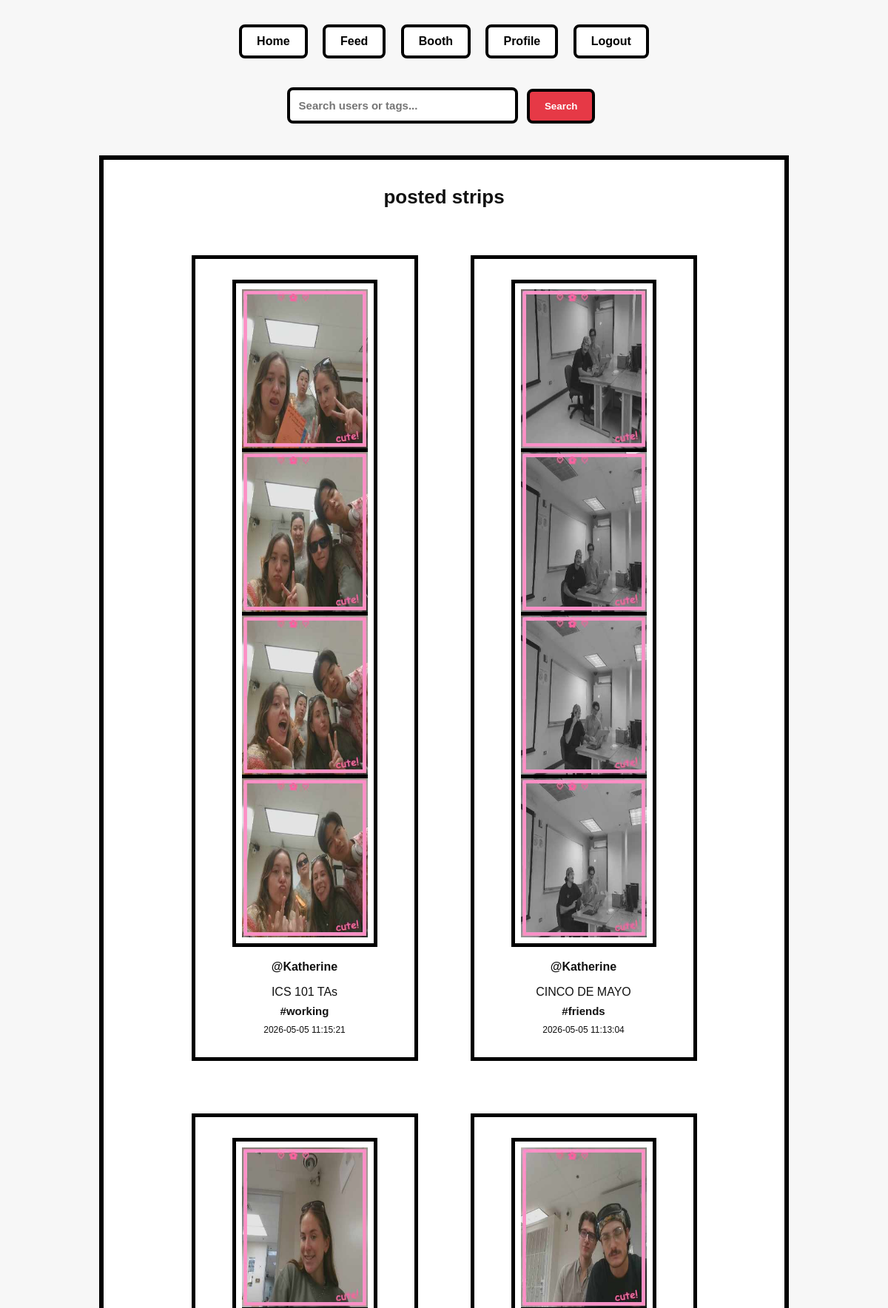
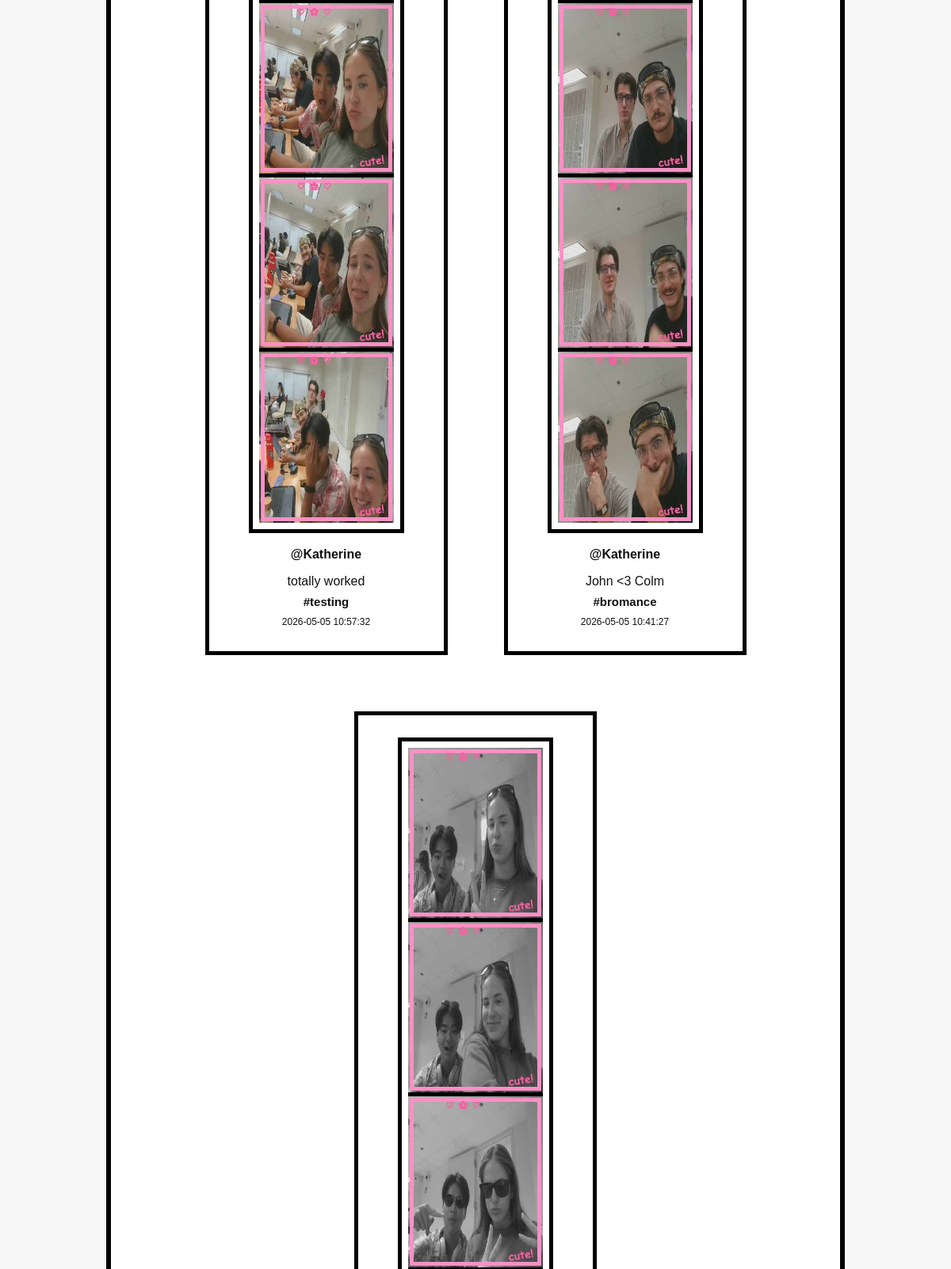
/feed (signed in, upper part), run on the app's committed database (2 pictures, top to bottom).
### tables this page shows
CREATE TABLE posts (
           id INTEGER PRIMARY KEY AUTOINCREMENT,
           username TEXT NOT NULL,
           image_filenames TEXT NOT NULL,  -- JSON string
           filter_choice TEXT,
           frame_choice TEXT,
           layout_choice TEXT,
           caption TEXT,
           tags TEXT,
           timestamp TEXT NOT NULL
       , privacy TEXT DEFAULT 'public');

### app.py (the view, shortened to what this page needs)
@app.route("/feed")
def feed():
   if "username" not in session:
       return redirect("/signin")
   search_query = request.args.get("q", "").strip().lower()
   conn = get_db_connection()
   posts_rows = conn.execute("SELECT * FROM posts WHERE privacy = 'public' ORDER BY timestamp DESC").fetchall()
   conn.close()
   posts = []
   for row in posts_rows:
       post = dict(row)
       post["image_filenames"] = json.loads(post["image_filenames"])
       posts.append(post)
   return render_template(
       "feed.html",
       username=session["username"],
       posts=posts,
       search_query=search_query
   )

### app.py (called while the page is built)
def get_db_connection():
   conn = sqlite3.connect(DATABASE)
   conn.row_factory = sqlite3.Row
   return conn

### templates/feed.html (shortened to what this page needs)
<!DOCTYPE html>
<html>
<head>
   <link rel="stylesheet" href="{{ url_for('static', filename='style.css') }}">
</head>
<body>
<nav>
   <a href="/">Home</a>
   {% if session.get("username") %}
       <a href="/feed">Feed</a>
       <a href="/booth">Booth</a>
       <a href="/profile">Profile</a>
       <a href="/logout">Logout</a>
   {% else %}
       <a href="/signup">Sign Up</a>
       <a href="/signin">Sign In</a>
   {% endif %}
</nav>
<form action="/feed" method="GET" class="search-box">
   <input
       type="text"
       name="q"
       placeholder="Search users or tags..."
       value="{{ search_query }}"
   >
   <button type="submit">Search</button>
</form>
<div class="feed-wall">
   <div class="wall-label">posted strips</div>
   {% if posts %}
       {% for post in posts %}
           <div class="post-card">
               <div class="posted-strip">
                   {% for image in post.image_filenames %}
                       <div class="posted-photo">
                           <img
                               src="{{ url_for('static', filename='uploads/' + image) }}"
                               alt="Posted photostrip photo"
                           >
                       </div>
                   {% endfor %}
               </div>
               <p><strong>@{{ post.username }}</strong></p>
               {% if post.caption %}
                   <p class="caption">{{ post.caption }}</p>
               {% endif %}
               {% if post.tags %}
                   <p class="tag">{{ post.tags }}</p>
               {% endif %}
               <p class="timestamp">{{ post.timestamp }}</p>
           </div>
       {% endfor %}
   {% else %}
       <p class="empty-feed">No posts yet. Create your first photostrip!</p>
   {% endif %}
</div>
</body>
</html>

### static/style.css (style rules this page uses)
body { margin: 0; font-family: "Comic Sans MS", "Trebuchet MS", Arial, sans-serif; background: #f7f7f7; color: #111; text-align: center; }
nav { margin: 25px; }
nav a { display: inline-block; margin: 8px; padding: 10px 20px; border: 4px solid black; background: white; color: black; font-weight: bold; text-decoration: none; border-radius: 8px; }
input { width: 95%; padding: 12px; margin-top: 6px; border: 4px solid black; font-size: 15px; }
button { margin: 8px; padding: 10px 14px; border: 3px solid black; background: white; color: black; font-weight: bold; cursor: pointer; }
.feed-wall { width: 750px; margin: 40px auto; padding: 30px; border: 6px solid black; background: white; position: relative; }
.post-card { display: inline-block; width: 210px; margin: 18px; padding: 15px; border: 5px solid black; background: white; }
.caption { font-size: 15px; }
.tag { font-size: 14px; font-weight: bold; }
.search-box { margin: 25px auto; text-align: center; }
.search-box input { width: 280px; padding: 12px; border: 4px solid black; border-radius: 8px; font-weight: bold; }
.search-box button { padding: 12px 20px; border: 4px solid black; background: #e63946;; color: white; font-weight: bold; border-radius: 8px; cursor: pointer; }

### templates/feed.html (style rules this page uses)
.feed-wall { width: 850px; min-height: 450px; margin: 35px auto; padding: 35px; border: 6px solid black; background: white; display: flex; flex-wrap: wrap; justify-content: center; align-items: flex-start; gap: 35px; }
.wall-label { width: 100%; font-size: 26px; font-weight: bold; margin-bottom: 10px; text-align: center; }
.post-card { width: 260px; padding: 18px; border: 5px solid black; background: white; text-align: center; }
.posted-strip { width: 170px; margin: 10px auto 18px; border: 5px solid black; background: white; padding: 8px; }
.posted-photo { border-bottom: 5px solid black; background: white; }
.posted-photo:last-child { border-bottom: none; }
.posted-photo img { width: 100%; height: auto; display: block; object-fit: contain; }
.caption { font-size: 16px; margin: 8px 0; }
.tag { font-weight: bold; font-size: 15px; margin: 8px 0; }
.timestamp { font-size: 12px; margin-top: 10px; }
button { margin: 8px; padding: 10px 14px; border: 3px solid black; background: white; font-weight: bold; cursor: pointer; }

### data on the page
posts: username "Katherine", caption "ICS 101 TAs", tags "#working", timestamp "2026-05-05 11:15:21"
posts: username "Katherine", caption "CINCO DE MAYO", tags "#friends", timestamp "2026-05-05 11:13:04"
posts: username "Katherine", caption "totally worked", tags "#testing", timestamp "2026-05-05 10:57:32"
posts: username "Katherine", caption "John <3 Colm", tags "#bromance", timestamp "2026-05-05 10:41:27"
